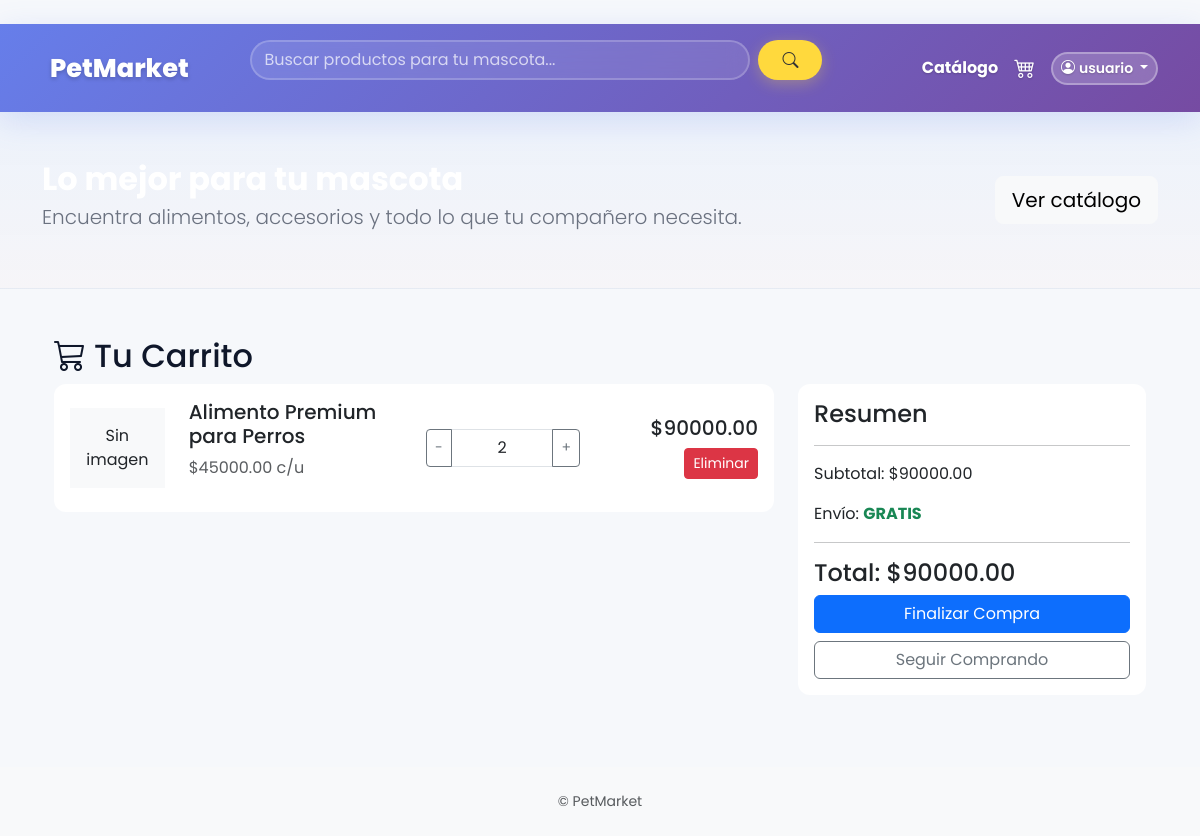
The page /carrito/ (signed in) on the database as committed earlier.
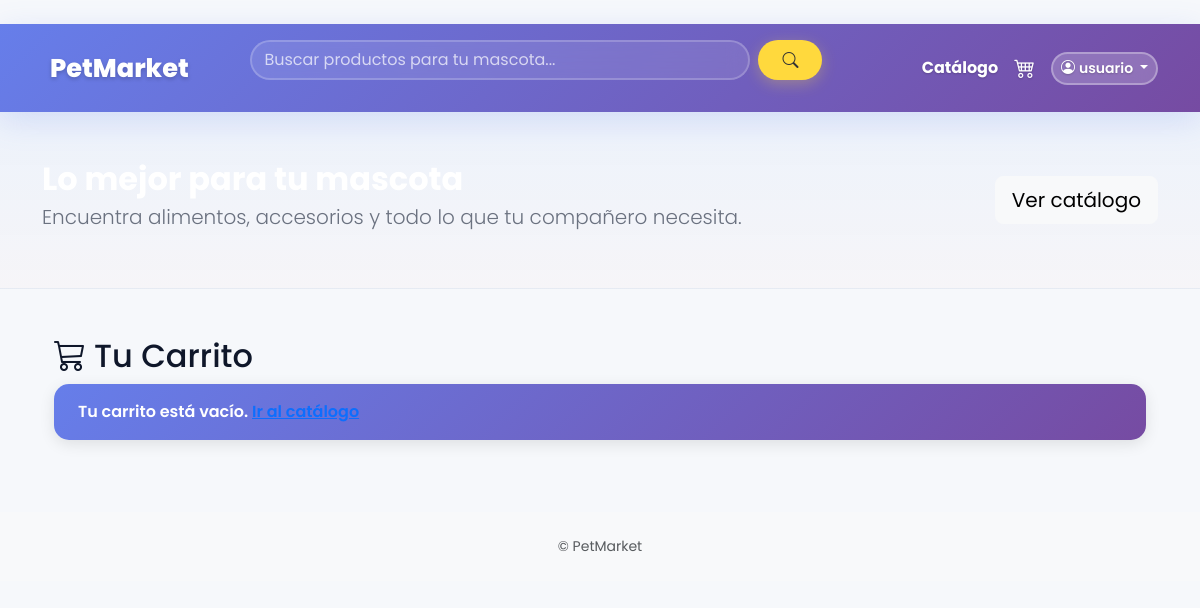
The same page on the database as committed later.
### productos/models.py (models this page shows, shortened)
class Producto(models.Model):
    nombre = models.CharField(max_length=100)
    descripcion = models.TextField()
    precio = models.DecimalField(max_digits=10, decimal_places=2)
    stock = models.PositiveIntegerField()
    image = models.ImageField(upload_to='productos/', null=True, blank=True)
    categoria = models.ForeignKey(Categoria, null=True, blank=True, on_delete=models.SET_NULL)

### carrito/views.py (the view, shortened to what this page needs)
# urls.py: path('', views.view_cart, name='view_cart'),
def view_cart(request):
    items = []
    total = 0
    if request.user.is_authenticated:
        cart, _ = Cart.objects.get_or_create(user=request.user)
        for it in cart.carrito_items.select_related('producto').all():
            items.append({'producto': it.producto, 'qty': it.quantity, 'subtotal': it.subtotal(), 'id': it.id})
            total += it.subtotal()
    return render(request, 'carrito/cart.html', {'items': items, 'total': total})

### carrito/models.py (called while the page is built)
    def subtotal(self):
        return self.producto.precio * self.quantity

### petmarket/context_processors.py (called while the page is built)
def cart_count(request):
    cart = request.session.get('cart', {})
    count = sum(cart.values()) if isinstance(cart, dict) else 0
    return {'cart_count': count}

### templates/carrito/cart.html (shortened to what this page needs)
﻿{% extends 'base.html' %}
{% block content %}
<div class="container mt-4 mb-5">
    <h2><i class="bi bi-cart3 me-2"></i>Tu Carrito</h2>
    {% if items %}
    <div class="row">
        <div class="col-lg-8">
            {% for it in items %}
            <div class="card mb-3">
                <div class="card-body">
                    <div class="row align-items-center">
                        <div class="col-md-2">
                            {% if it.producto.image %}
                            <img src="{{ it.producto.image.url }}" alt="{{ it.producto.nombre }}" class="img-fluid rounded">
                            {% else %}
                            <div class="bg-light p-3 text-center">Sin imagen</div>
                            {% endif %}
                        </div>
                        <div class="col-md-4">
                            <h5>{{ it.producto.nombre }}</h5>
                            <p class="text-muted">${{ it.producto.precio }} c/u</p>
                        </div>
                        <div class="col-md-3">
                            {% if request.user.is_authenticated %}
                            <div class="input-group">
                                <button type="button" class="btn btn-outline-secondary btn-sm qty-btn btn-decrease" data-item-id="{{ it.id }}">-</button>
                                <span class="form-control text-center qty-display" data-item-id="{{ it.id }}">{{ it.qty }}</span>
                                <button type="button" class="btn btn-outline-secondary btn-sm qty-btn btn-increase" data-item-id="{{ it.id }}">+</button>
                            </div>
                            {% else %}
                            <p>Cantidad: {{ it.qty }}</p>
                            {% endif %}
                        </div>
                        <div class="col-md-3 text-end">
                            <h5 class="subtotal-display" data-item-id="{{ it.id }}">${{ it.subtotal|floatformat:2 }}</h5>
                            <a href="{% url 'remove_from_cart' it.producto.pk %}" class="btn btn-sm btn-danger">Eliminar</a>
                        </div>
                    </div>
                </div>
            </div>
            {% endfor %}
        </div>
        <div class="col-lg-4">
            <div class="card">
                <div class="card-body">
                    <h4>Resumen</h4>
                    <hr>
                    <p>Subtotal: <span id="summary-subtotal">${{ total|floatformat:2 }}</span></p>
                    <p>Envío: <strong class="text-success">GRATIS</strong></p>
                    <hr>
                    <h4>Total: <span id="summary-total">${{ total|floatformat:2 }}</span></h4>
                    {% if request.user.is_authenticated %}
                    <a href="{% url 'finalizar_compra' %}" class="btn btn-primary w-100">Finalizar Compra</a>
                    {% else %}
                    <p class="text-muted">Inicia sesión para finalizar</p>
                    <a href="{% url 'web_login' %}" class="btn btn-primary w-100">Ir a Iniciar Sesión</a>
                    {% endif %}
                    <a href="{% url 'catalogo' %}" class="btn btn-outline-secondary w-100 mt-2">Seguir Comprando</a>
                </div>
            </div>
        </div>
    </div>
    {% else %}
    <div class="alert alert-info">Tu carrito está vacío. <a href="{% url 'catalogo' %}">Ir al catálogo</a></div>
    {% endif %}
</div>
{% endblock %}

Rows that differ between the two databases and show on the page:
no longer on this page (row edited): Producto: image "Sin imagen", producto.nombre "Alimento Premium para Perros", producto.precio "45000.00", qty "2", subtotal "90000.00"
Other text that changed with them:
{{ total|floatformat:2 }}: "90000.00" → (not shown)
text no longer shown: "Resumen Subtotal: $ Envío: GRATIS Total: $ Finalizar Compra Seguir Comprando"
text now shown: "Tu carrito está vacío. Ir al catálogo"
